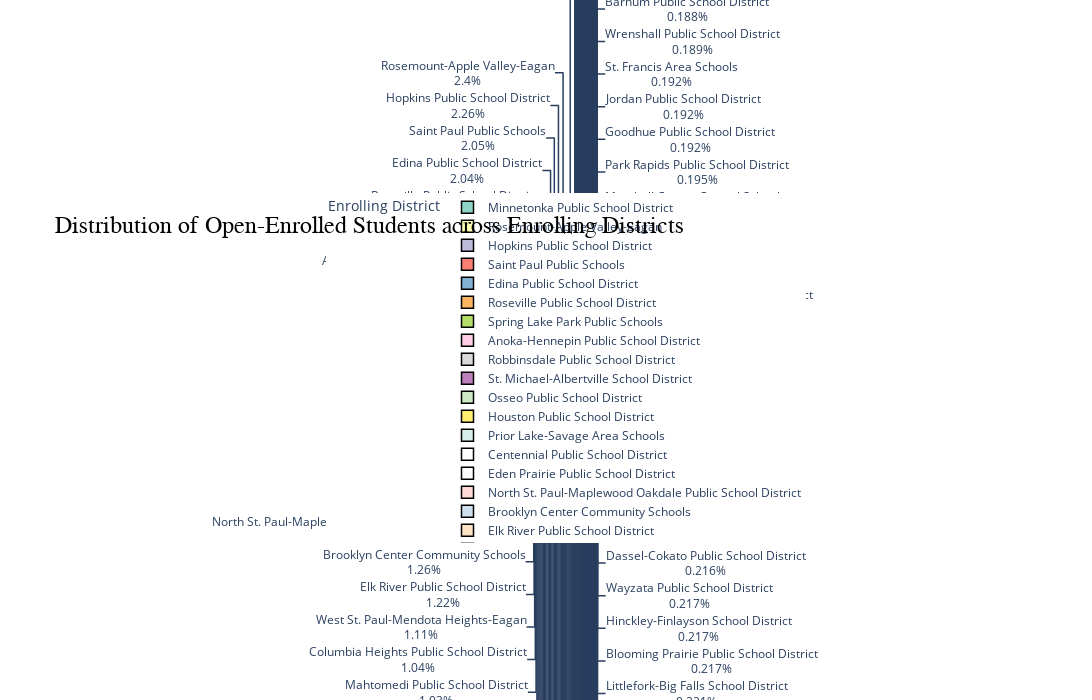

The code cell stored with this chart in its notebook:
### Code cell
fig3.update_layout(
    title_font=dict(size=24, family='Arial', color='black'),
    legend_title_text='Enrolling District',
    legend=dict(
        orientation="h",
        yanchor="bottom",
        y=-0.2,
        xanchor="center",
        x=0.5
    )
)

fig3.show()

### Figure 1 — Plotly figure (JSON) as saved in the notebook; plotly's stock layout.template omitted (floating-point values rounded to 4 significant figures; data arrays with more than 128 entries replaced by an {"elided": "..."} marker saying what was removed)
{"data": [{"domain": {"x": [0, 1], "y": [0, 1]}, "hoverinfo": "label+percent+value", "hovertemplate": "Enrolling District=%{label}<br>Count of Open Enrolled=%{value}<extra></extra>", "labels": {"elided": "326 mixed values"}, "legendgroup": "", "marker": {"line": {"color": "#000000", "width": 1.5}}, "name": "", "showlegend": true, "textinfo": "percent+label", "type": "pie", "values": {"elided": "326 int values"}}], "layout": {"height": 700, "hiddenlabels": ["Norman County East School District"], "legend": {"orientation": "h", "title": {"text": "Enrolling District"}, "tracegroupgap": 0, "x": 0.5, "xanchor": "center", "y": -0.2, "yanchor": "bottom"}, "piecolorway": ["rgb(141,211,199)", "rgb(255,255,179)", "rgb(190,186,218)", "rgb(251,128,114)", "rgb(128,177,211)", "rgb(253,180,98)", "rgb(179,222,105)", "rgb(252,205,229)", "rgb(217,217,217)", "rgb(188,128,189)", "rgb(204,235,197)", "rgb(255,237,111)"], "title": {"font": {"color": "black", "family": "Arial", "size": 24}, "text": "Distribution of Open-Enrolled Students across Enrolling Districts"}, "width": 1200}}
